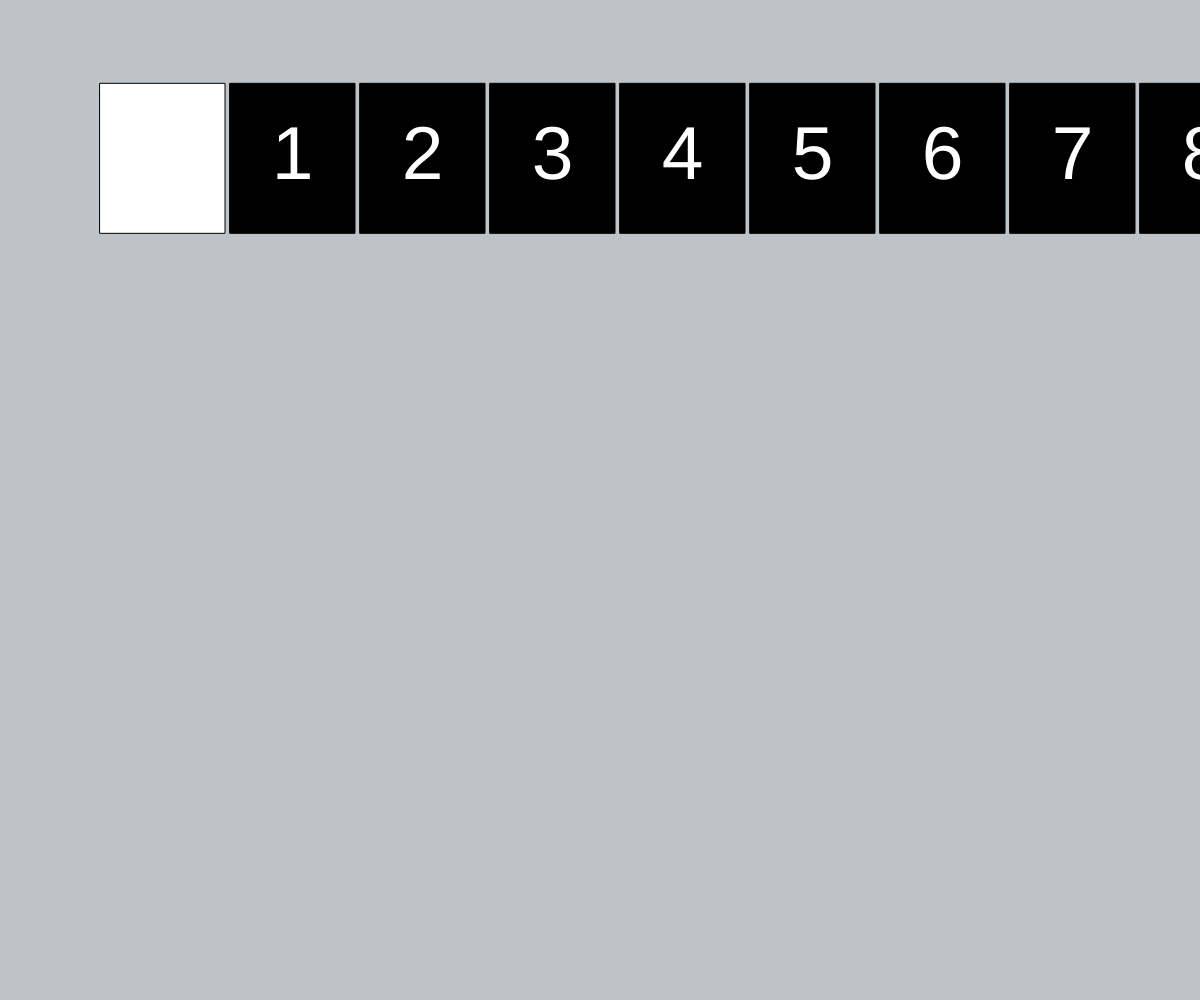
Frame 1 (no input)
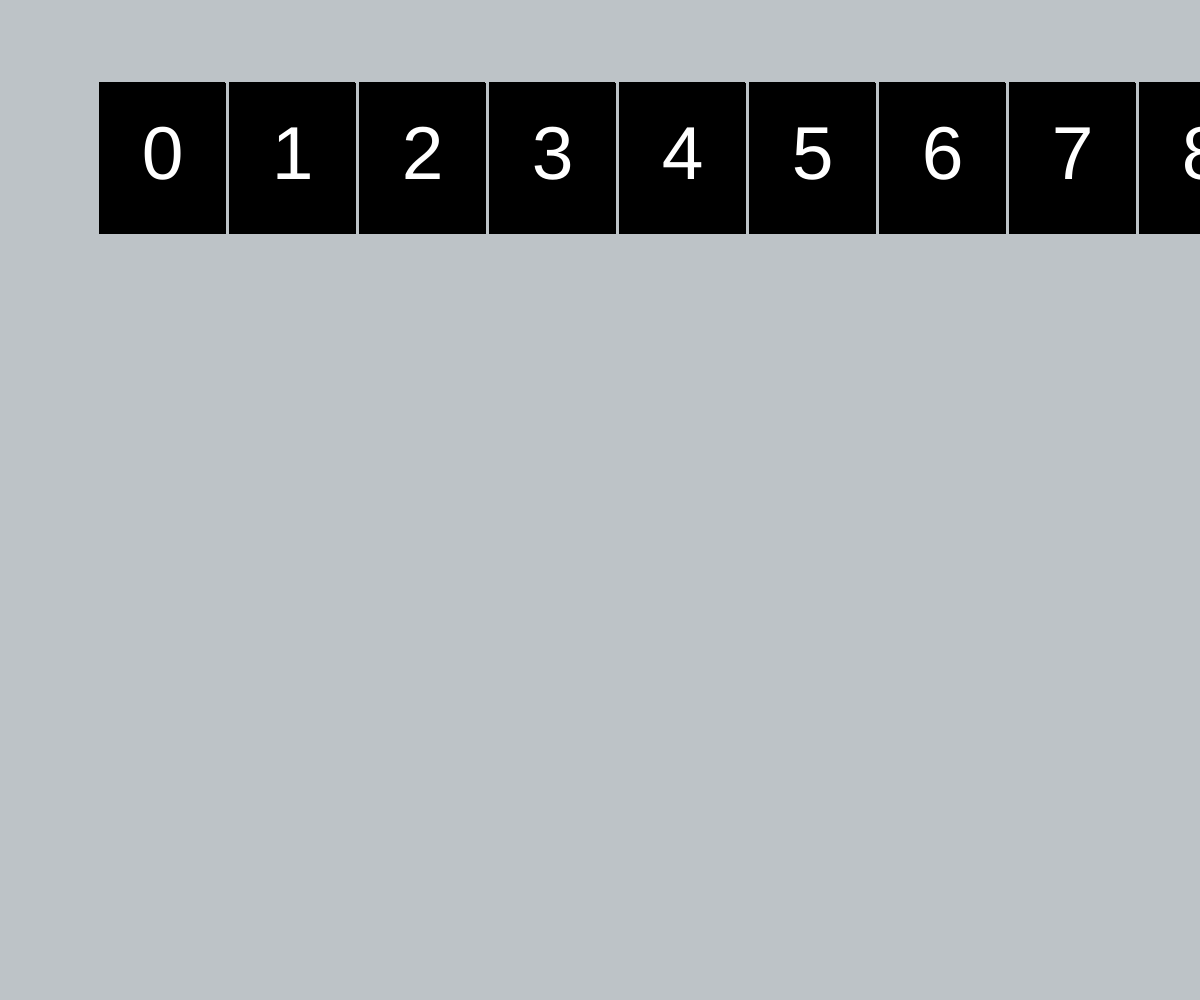
Frame 60 (no input)
Frame 120 (the mouse pressed at the canvas centre since frame 60): identical to frame 60, image omitted

The p5.js sketch that drew these frames (run headless with seeded random() and noise() and a simulated clock; from frame 60 on, the mouse is pressed at the canvas centre):

// p5.js sketch
// ── sketch.js
var tileHeight = 150;
var tileWidth = 125;
var tileTextSize = 75;
var maxTile = 11;

function setup() {	
	var canvas = createCanvas(windowWidth,windowHeight);
	background(189, 195, 199);
}

function draw() {
	var blackTilePosX = windowWidth/12;
	var blackTilePosY = windowHeight/12;
	for (var i = 0; i <= maxTile; i++) {
		blackTile(i,blackTilePosX,blackTilePosY);

		blackTilePosX+=tileWidth+5;
	}

}


function blackTile(number,posx,posy) {

	rect(posx , posy ,tileWidth, tileHeight);
	fill(255);
	text(number,posx,posy,tileWidth,tileHeight);
	textAlign(CENTER,CENTER);
	textSize(tileTextSize);
	fill(0);

}
